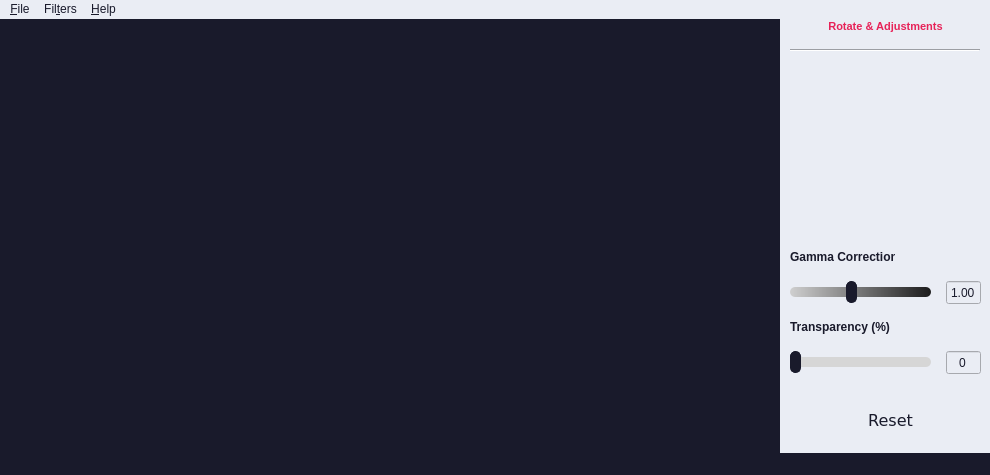
<?xml version="1.0" encoding="UTF-8"?>
<ui version="4.0">
 <class>MainWindow</class>
 <widget class="QMainWindow" name="MainWindow">
  <property name="geometry">
   <rect>
    <x>0</x>
    <y>0</y>
    <width>990</width>
    <height>475</height>
   </rect>
  </property>
  <property name="minimumSize">
   <size>
    <width>990</width>
    <height>475</height>
   </size>
  </property>
  <property name="windowTitle">
   <string>Simple Editor</string>
  </property>
  <property name="windowIcon">
   <iconset>
    <normaloff>resources/window_icon.png</normaloff>resources/window_icon.png</iconset>
  </property>
  <property name="styleSheet">
   <string notr="true">QWidget {
	background-color: rgb(25, 26, 43);
}
QMenuBar{
	background-color: rgb(234, 237, 244);
	color: rgb(25, 26, 43);
}
QMenuBar::item:selected{
	background-color: rgb(231, 34, 88);
	color: rgb(234, 237, 244);
}
QMenu{
	background-color: rgb(231, 34, 88);
	color: rgb(234, 237, 244);
}
QMenu::item:enabled:selected{
	background-color: rgb(234, 237, 244);
	color: rgb(25, 26, 43);
}
QMenu#menuEdge_Enhance, #menuFind_Edge, #menuSmooth, #menuAbout{
	background-color: rgb(234, 237, 244);
	color: rgb(25, 26, 43);
}
QMenu::item:enabled:selected#menuEdge_Enhance{
	background-color: rgb(231, 34, 88);
	color: rgb(234, 237, 244);
}
QMenu::item:enabled:selected#menuFind_Edge{
	background-color: rgb(231, 34, 88);
	color: rgb(234, 237, 244);
}
QMenu::item:enabled:selected#menuSmooth{
	background-color: rgb(231, 34, 88);
	color: rgb(234, 237, 244);
}
QMenu::item:enabled:selected#menuAbout{
	background-color: rgb(231, 34, 88);
	color: rgb(234, 237, 244);
}
QMenu::item:disabled{
	color: gray;
}
QStatusBar{
	color: white;
}
QPushButton{
	color: rgb(25, 26, 43);
	 border-style: none;
}
QPushButton:hover{
	border: 1px solid #191a2b;
	border-radius: 10px;
}
QPushButton:pressed{
	border: 2px solid #e72258;
	border-radius: 10px;
}
QPushButton:hover#btnOpen{
	border-style: none;
}
QPushButton:pressed#Open{
	border-style: none;
}
QSlider::handle:horizontaly{
	background-color:  rgb(25, 26, 43);
	border: 1px solid #191a2b;
	width: 9px;
	margin: -6px 0;
	border-radius: 5px;
}
QSlider::groove:horizontaly#gammaSlider{
	background-color: qlineargradient(spread:pad, x1:1, y1:0, x2:0, y2:0, stop:0 rgba(27, 27, 27, 255), stop:1 rgba(207, 207, 207, 255));
	height: 10px;
	border-radius: 5px;
}
QSlider::groove:horizontaly#transpaSlider{
	height: 10px;
	border-radius: 5px;
}
QSlider::sub-page:horizontaly#transpaSlider{
	background: rgb(231, 34, 88);
	border-radius: 5px;
}
QSlider::add-page:horizontaly#transpaSlider{
	background: rgba(214, 214, 214);
	border-radius: 5px;
}
QSpinBox{
	color: rgb(25, 26, 43);
}
QDoubleSpinBox{
	color: rgb(25, 26, 43);
}</string>
  </property>
  <widget class="QWidget" name="centralwidget">
   <widget class="QWidget" name="verticalWidget" native="true">
    <property name="geometry">
     <rect>
      <x>780</x>
      <y>0</y>
      <width>211</width>
      <height>461</height>
     </rect>
    </property>
    <property name="styleSheet">
     <string notr="true">background-color: rgb(234, 237, 244);</string>
    </property>
    <layout class="QVBoxLayout" name="verticalLayout" stretch="1,1,1,1,0,1,0,1">
     <property name="spacing">
      <number>15</number>
     </property>
     <property name="sizeConstraint">
      <enum>QLayout::SetNoConstraint</enum>
     </property>
     <property name="leftMargin">
      <number>10</number>
     </property>
     <property name="rightMargin">
      <number>10</number>
     </property>
     <property name="bottomMargin">
      <number>30</number>
     </property>
     <item>
      <widget class="QLabel" name="label">
       <property name="maximumSize">
        <size>
         <width>500</width>
         <height>15</height>
        </size>
       </property>
       <property name="font">
        <font>
         <pointsize>8</pointsize>
         <weight>75</weight>
         <bold>true</bold>
        </font>
       </property>
       <property name="text">
        <string>&lt;html&gt;&lt;head/&gt;&lt;body&gt;&lt;p&gt;&lt;span style=&quot; color:#e72258;&quot;&gt;Rotate &amp;amp; Adjustments&lt;/span&gt;&lt;/p&gt;&lt;/body&gt;&lt;/html&gt;</string>
       </property>
       <property name="alignment">
        <set>Qt::AlignCenter</set>
       </property>
      </widget>
     </item>
     <item>
      <widget class="Line" name="line">
       <property name="minimumSize">
        <size>
         <width>190</width>
         <height>0</height>
        </size>
       </property>
       <property name="maximumSize">
        <size>
         <width>190</width>
         <height>16777215</height>
        </size>
       </property>
       <property name="layoutDirection">
        <enum>Qt::LeftToRight</enum>
       </property>
       <property name="frameShadow">
        <enum>QFrame::Sunken</enum>
       </property>
       <property name="lineWidth">
        <number>1</number>
       </property>
       <property name="midLineWidth">
        <number>0</number>
       </property>
       <property name="orientation">
        <enum>Qt::Horizontal</enum>
       </property>
      </widget>
     </item>
     <item>
      <widget class="QWidget" name="horizontalWidget" native="true">
       <property name="maximumSize">
        <size>
         <width>16777215</width>
         <height>250</height>
        </size>
       </property>
       <layout class="QHBoxLayout" name="horizontalLayout">
        <item>
         <widget class="QPushButton" name="btnRotate">
          <property name="enabled">
           <bool>false</bool>
          </property>
          <property name="minimumSize">
           <size>
            <width>40</width>
            <height>40</height>
           </size>
          </property>
          <property name="maximumSize">
           <size>
            <width>40</width>
            <height>40</height>
           </size>
          </property>
          <property name="cursor">
           <cursorShape>PointingHandCursor</cursorShape>
          </property>
          <property name="toolTip">
           <string>Rotate 90° Left</string>
          </property>
          <property name="toolTipDuration">
           <number>-1</number>
          </property>
          <property name="text">
           <string/>
          </property>
          <property name="icon">
           <iconset>
            <normaloff>resources/rotate.png</normaloff>resources/rotate.png</iconset>
          </property>
          <property name="iconSize">
           <size>
            <width>40</width>
            <height>40</height>
           </size>
          </property>
         </widget>
        </item>
        <item>
         <widget class="QPushButton" name="btnFlipH">
          <property name="enabled">
           <bool>false</bool>
          </property>
          <property name="minimumSize">
           <size>
            <width>40</width>
            <height>40</height>
           </size>
          </property>
          <property name="maximumSize">
           <size>
            <width>40</width>
            <height>40</height>
           </size>
          </property>
          <property name="cursor">
           <cursorShape>PointingHandCursor</cursorShape>
          </property>
          <property name="toolTip">
           <string>Flip Horizontaly</string>
          </property>
          <property name="text">
           <string/>
          </property>
          <property name="icon">
           <iconset>
            <normaloff>resources/flip_h.png</normaloff>resources/flip_h.png</iconset>
          </property>
          <property name="iconSize">
           <size>
            <width>40</width>
            <height>40</height>
           </size>
          </property>
         </widget>
        </item>
        <item>
         <widget class="QPushButton" name="btnFlipV">
          <property name="enabled">
           <bool>false</bool>
          </property>
          <property name="minimumSize">
           <size>
            <width>40</width>
            <height>40</height>
           </size>
          </property>
          <property name="maximumSize">
           <size>
            <width>40</width>
            <height>40</height>
           </size>
          </property>
          <property name="cursor">
           <cursorShape>PointingHandCursor</cursorShape>
          </property>
          <property name="toolTip">
           <string>Flip Verticaly</string>
          </property>
          <property name="text">
           <string/>
          </property>
          <property name="icon">
           <iconset>
            <normaloff>resources/flip_v.png</normaloff>resources/flip_v.png</iconset>
          </property>
          <property name="iconSize">
           <size>
            <width>40</width>
            <height>40</height>
           </size>
          </property>
         </widget>
        </item>
       </layout>
      </widget>
     </item>
     <item>
      <widget class="QLabel" name="label_2">
       <property name="maximumSize">
        <size>
         <width>105</width>
         <height>15</height>
        </size>
       </property>
       <property name="font">
        <font>
         <weight>75</weight>
         <bold>true</bold>
        </font>
       </property>
       <property name="text">
        <string>&lt;html&gt;&lt;head/&gt;&lt;body&gt;&lt;p&gt;&lt;span style=&quot; color:#191a2b;&quot;&gt;Gamma Correction&lt;/span&gt;&lt;/p&gt;&lt;/body&gt;&lt;/html&gt;</string>
       </property>
      </widget>
     </item>
     <item>
      <layout class="QHBoxLayout" name="horizontalLayout_2">
       <item>
        <widget class="QSlider" name="gammaSlider">
         <property name="enabled">
          <bool>false</bool>
         </property>
         <property name="minimumSize">
          <size>
           <width>140</width>
           <height>22</height>
          </size>
         </property>
         <property name="maximumSize">
          <size>
           <width>191</width>
           <height>22</height>
          </size>
         </property>
         <property name="minimum">
          <number>25</number>
         </property>
         <property name="maximum">
          <number>200</number>
         </property>
         <property name="value">
          <number>100</number>
         </property>
         <property name="sliderPosition">
          <number>100</number>
         </property>
         <property name="orientation">
          <enum>Qt::Horizontal</enum>
         </property>
        </widget>
       </item>
       <item>
        <widget class="QDoubleSpinBox" name="gammaSpin">
         <property name="enabled">
          <bool>false</bool>
         </property>
         <property name="minimumSize">
          <size>
           <width>35</width>
           <height>25</height>
          </size>
         </property>
         <property name="alignment">
          <set>Qt::AlignCenter</set>
         </property>
         <property name="readOnly">
          <bool>true</bool>
         </property>
         <property name="buttonSymbols">
          <enum>QAbstractSpinBox::NoButtons</enum>
         </property>
         <property name="decimals">
          <number>2</number>
         </property>
         <property name="maximum">
          <double>2.000000000000000</double>
         </property>
         <property name="value">
          <double>1.000000000000000</double>
         </property>
        </widget>
       </item>
      </layout>
     </item>
     <item>
      <widget class="QLabel" name="label_3">
       <property name="maximumSize">
        <size>
         <width>105</width>
         <height>15</height>
        </size>
       </property>
       <property name="font">
        <font>
         <weight>75</weight>
         <bold>true</bold>
        </font>
       </property>
       <property name="text">
        <string>&lt;html&gt;&lt;head/&gt;&lt;body&gt;&lt;p&gt;&lt;span style=&quot; color:#191a2b;&quot;&gt;Transparency (%)&lt;/span&gt;&lt;/p&gt;&lt;/body&gt;&lt;/html&gt;</string>
       </property>
      </widget>
     </item>
     <item>
      <layout class="QHBoxLayout" name="horizontalLayout_3">
       <item>
        <widget class="QSlider" name="transpaSlider">
         <property name="enabled">
          <bool>false</bool>
         </property>
         <property name="minimumSize">
          <size>
           <width>140</width>
           <height>22</height>
          </size>
         </property>
         <property name="maximumSize">
          <size>
           <width>191</width>
           <height>22</height>
          </size>
         </property>
         <property name="toolTip">
          <string/>
         </property>
         <property name="minimum">
          <number>0</number>
         </property>
         <property name="maximum">
          <number>100</number>
         </property>
         <property name="value">
          <number>0</number>
         </property>
         <property name="sliderPosition">
          <number>0</number>
         </property>
         <property name="orientation">
          <enum>Qt::Horizontal</enum>
         </property>
         <property name="invertedAppearance">
          <bool>false</bool>
         </property>
         <property name="invertedControls">
          <bool>true</bool>
         </property>
        </widget>
       </item>
       <item>
        <widget class="QSpinBox" name="transpaSpin">
         <property name="enabled">
          <bool>false</bool>
         </property>
         <property name="minimumSize">
          <size>
           <width>35</width>
           <height>25</height>
          </size>
         </property>
         <property name="alignment">
          <set>Qt::AlignCenter</set>
         </property>
         <property name="readOnly">
          <bool>true</bool>
         </property>
         <property name="buttonSymbols">
          <enum>QAbstractSpinBox::NoButtons</enum>
         </property>
         <property name="maximum">
          <number>100</number>
         </property>
         <property name="value">
          <number>0</number>
         </property>
        </widget>
       </item>
      </layout>
     </item>
     <item>
      <widget class="QPushButton" name="btnReset">
       <property name="enabled">
        <bool>false</bool>
       </property>
       <property name="maximumSize">
        <size>
         <width>191</width>
         <height>60</height>
        </size>
       </property>
       <property name="font">
        <font>
         <family>Verdana</family>
         <pointsize>12</pointsize>
         <weight>50</weight>
         <bold>false</bold>
         <stylestrategy>PreferAntialias</stylestrategy>
        </font>
       </property>
       <property name="cursor">
        <cursorShape>PointingHandCursor</cursorShape>
       </property>
       <property name="toolTip">
        <string>Revert You Image to the Original</string>
       </property>
       <property name="text">
        <string>  Reset</string>
       </property>
       <property name="icon">
        <iconset>
         <normaloff>resources/reset.png</normaloff>resources/reset.png</iconset>
       </property>
       <property name="iconSize">
        <size>
         <width>40</width>
         <height>40</height>
        </size>
       </property>
       <property name="checked">
        <bool>false</bool>
       </property>
      </widget>
     </item>
    </layout>
   </widget>
   <widget class="QPushButton" name="btnOpen">
    <property name="geometry">
     <rect>
      <x>210</x>
      <y>60</y>
      <width>331</width>
      <height>311</height>
     </rect>
    </property>
    <property name="minimumSize">
     <size>
      <width>331</width>
      <height>311</height>
     </size>
    </property>
    <property name="cursor">
     <cursorShape>PointingHandCursor</cursorShape>
    </property>
    <property name="toolTip">
     <string>Open an Image...</string>
    </property>
    <property name="text">
     <string/>
    </property>
    <property name="icon">
     <iconset>
      <normaloff>resources/open_image_icon.png</normaloff>resources/open_image_icon.png</iconset>
    </property>
    <property name="iconSize">
     <size>
      <width>331</width>
      <height>311</height>
     </size>
    </property>
   </widget>
   <widget class="QLabel" name="imageLabel">
    <property name="geometry">
     <rect>
      <x>10</x>
      <y>10</y>
      <width>761</width>
      <height>421</height>
     </rect>
    </property>
    <property name="maximumSize">
     <size>
      <width>761</width>
      <height>421</height>
     </size>
    </property>
    <property name="layoutDirection">
     <enum>Qt::LeftToRight</enum>
    </property>
    <property name="text">
     <string/>
    </property>
    <property name="scaledContents">
     <bool>true</bool>
    </property>
    <property name="alignment">
     <set>Qt::AlignCenter</set>
    </property>
   </widget>
   <zorder>imageLabel</zorder>
   <zorder>verticalWidget</zorder>
   <zorder>btnOpen</zorder>
  </widget>
  <widget class="QMenuBar" name="menubar">
   <property name="geometry">
    <rect>
     <x>0</x>
     <y>0</y>
     <width>990</width>
     <height>21</height>
    </rect>
   </property>
   <widget class="QMenu" name="menuFile">
    <property name="title">
     <string>&amp;File</string>
    </property>
    <addaction name="actionOpen"/>
    <addaction name="actionSave"/>
    <addaction name="actionSave_As"/>
    <addaction name="separator"/>
    <addaction name="actionExit"/>
   </widget>
   <widget class="QMenu" name="menuFilters">
    <property name="title">
     <string>Fil&amp;ters</string>
    </property>
    <widget class="QMenu" name="menuEdge_Enhance">
     <property name="title">
      <string>Edge Enhance</string>
     </property>
     <addaction name="actionE_E_Normal"/>
     <addaction name="actionE_E_More"/>
    </widget>
    <widget class="QMenu" name="menuSmooth">
     <property name="title">
      <string>Smooth</string>
     </property>
     <addaction name="actionS_Normal"/>
     <addaction name="actionS_More"/>
    </widget>
    <widget class="QMenu" name="menuFind_Edge">
     <property name="title">
      <string>Find Edge</string>
     </property>
     <addaction name="actionF_E_Weak_Detection"/>
     <addaction name="actionF_E_Medium_Detection"/>
     <addaction name="actionF_E_Strong_Detection"/>
    </widget>
    <addaction name="actionBlack_and_White"/>
    <addaction name="actionGray_Scale"/>
    <addaction name="actionNegative"/>
    <addaction name="separator"/>
    <addaction name="actionBlur"/>
    <addaction name="actionCountor"/>
    <addaction name="actionDetail"/>
    <addaction name="menuEdge_Enhance"/>
    <addaction name="actionEmboss"/>
    <addaction name="menuFind_Edge"/>
    <addaction name="actionSharpen"/>
    <addaction name="menuSmooth"/>
    <addaction name="separator"/>
    <addaction name="actionRed_Scale"/>
    <addaction name="actionGreen_Scale"/>
    <addaction name="actionBlue_Scale"/>
    <addaction name="separator"/>
    <addaction name="actionLogarithmic"/>
   </widget>
   <widget class="QMenu" name="menuHelp">
    <property name="title">
     <string>&amp;Help</string>
    </property>
    <widget class="QMenu" name="menuAbout">
     <property name="title">
      <string>&amp;About</string>
     </property>
     <addaction name="actionAbout_App"/>
     <addaction name="actionAbout_Img"/>
    </widget>
    <addaction name="menuAbout"/>
   </widget>
   <addaction name="menuFile"/>
   <addaction name="menuFilters"/>
   <addaction name="menuHelp"/>
  </widget>
  <widget class="QStatusBar" name="statusBar"/>
  <action name="actionOpen">
   <property name="text">
    <string>&amp;Open...</string>
   </property>
   <property name="shortcut">
    <string>Ctrl+O</string>
   </property>
  </action>
  <action name="actionSave_As">
   <property name="enabled">
    <bool>false</bool>
   </property>
   <property name="text">
    <string>Save As...</string>
   </property>
   <property name="shortcut">
    <string>Ctrl+Alt+S</string>
   </property>
  </action>
  <action name="actionExit">
   <property name="text">
    <string>E&amp;xit</string>
   </property>
  </action>
  <action name="actionHide_Text">
   <property name="enabled">
    <bool>false</bool>
   </property>
   <property name="text">
    <string>Hide Text With SHA256</string>
   </property>
  </action>
  <action name="actionIdentify_Secret_Text">
   <property name="enabled">
    <bool>false</bool>
   </property>
   <property name="text">
    <string>Identify Secret Text</string>
   </property>
  </action>
  <action name="actionBlack_and_White">
   <property name="enabled">
    <bool>false</bool>
   </property>
   <property name="text">
    <string>Black and White</string>
   </property>
  </action>
  <action name="actionGray_Scale">
   <property name="enabled">
    <bool>false</bool>
   </property>
   <property name="text">
    <string>Gray Scale</string>
   </property>
  </action>
  <action name="actionBlur">
   <property name="enabled">
    <bool>false</bool>
   </property>
   <property name="text">
    <string>Blur</string>
   </property>
  </action>
  <action name="actionCountor">
   <property name="enabled">
    <bool>false</bool>
   </property>
   <property name="text">
    <string>Countor</string>
   </property>
  </action>
  <action name="actionDetail">
   <property name="enabled">
    <bool>false</bool>
   </property>
   <property name="text">
    <string>Detail</string>
   </property>
  </action>
  <action name="actionE_E_Normal">
   <property name="enabled">
    <bool>false</bool>
   </property>
   <property name="text">
    <string>Normal</string>
   </property>
  </action>
  <action name="actionE_E_More">
   <property name="enabled">
    <bool>false</bool>
   </property>
   <property name="text">
    <string>More</string>
   </property>
  </action>
  <action name="actionEmboss">
   <property name="enabled">
    <bool>false</bool>
   </property>
   <property name="text">
    <string>Emboss</string>
   </property>
  </action>
  <action name="actionNegative">
   <property name="enabled">
    <bool>false</bool>
   </property>
   <property name="text">
    <string>Negative</string>
   </property>
  </action>
  <action name="actionSharpen">
   <property name="enabled">
    <bool>false</bool>
   </property>
   <property name="text">
    <string>Sharpen</string>
   </property>
  </action>
  <action name="actionS_Normal">
   <property name="enabled">
    <bool>false</bool>
   </property>
   <property name="text">
    <string>Normal</string>
   </property>
  </action>
  <action name="actionS_More">
   <property name="enabled">
    <bool>false</bool>
   </property>
   <property name="text">
    <string>More</string>
   </property>
  </action>
  <action name="actionF_E_Weak_Detection">
   <property name="enabled">
    <bool>false</bool>
   </property>
   <property name="text">
    <string>Weak Detection</string>
   </property>
  </action>
  <action name="actionF_E_Medium_Detection">
   <property name="enabled">
    <bool>false</bool>
   </property>
   <property name="text">
    <string>Medium Detection</string>
   </property>
  </action>
  <action name="actionF_E_Strong_Detection">
   <property name="enabled">
    <bool>false</bool>
   </property>
   <property name="text">
    <string>Strong Detection</string>
   </property>
  </action>
  <action name="actionAbout_Image">
   <property name="text">
    <string>About Image</string>
   </property>
  </action>
  <action name="actionAbout_App">
   <property name="enabled">
    <bool>true</bool>
   </property>
   <property name="text">
    <string>App</string>
   </property>
  </action>
  <action name="actionAbout_Img">
   <property name="enabled">
    <bool>false</bool>
   </property>
   <property name="text">
    <string>Image</string>
   </property>
  </action>
  <action name="actionSave">
   <property name="enabled">
    <bool>false</bool>
   </property>
   <property name="text">
    <string>Save</string>
   </property>
   <property name="shortcut">
    <string>Ctrl+S</string>
   </property>
  </action>
  <action name="actionRed_Scale">
   <property name="enabled">
    <bool>false</bool>
   </property>
   <property name="text">
    <string>Red Scale</string>
   </property>
  </action>
  <action name="actionGreen_Scale">
   <property name="enabled">
    <bool>false</bool>
   </property>
   <property name="text">
    <string>Green Scale</string>
   </property>
  </action>
  <action name="actionBlue_Scale">
   <property name="enabled">
    <bool>false</bool>
   </property>
   <property name="text">
    <string>Blue Scale</string>
   </property>
  </action>
  <action name="actionLogarithmic">
   <property name="enabled">
    <bool>false</bool>
   </property>
   <property name="text">
    <string>Logarithmic</string>
   </property>
  </action>
 </widget>
 <resources/>
 <connections/>
</ui>
